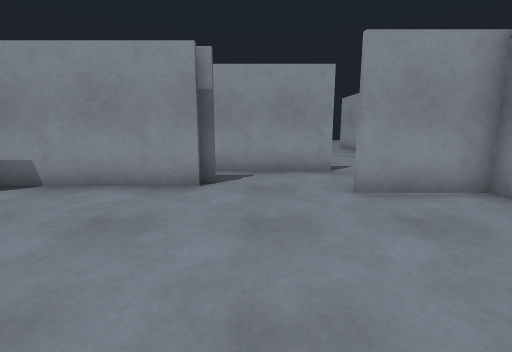
view 1 (above)

22 first-person views from a walk through a Gazebo world. The camera is 1.2 m above the floor, tilts 10° down and sees 85° across. The floor is counted in squares, 1 m on a side. Each view is taken from the middle of a square. On the plan, view 1 faces up. The plan holds only what a view shows up to about 12 squares ahead; the rest is blank.

view 2
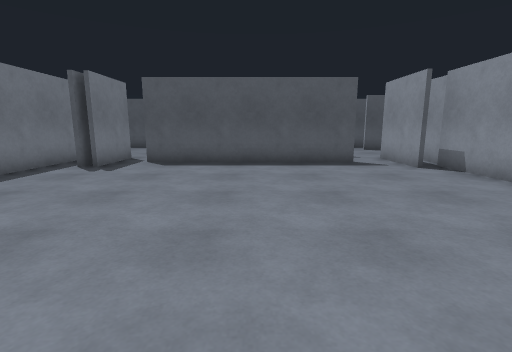

view 3
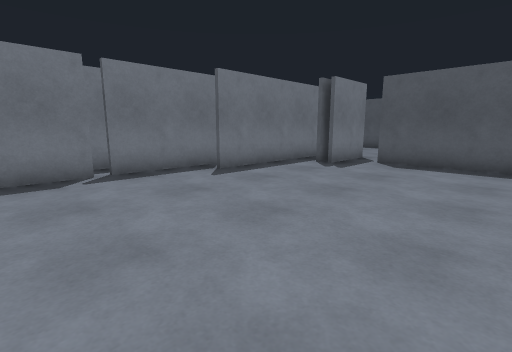

view 4
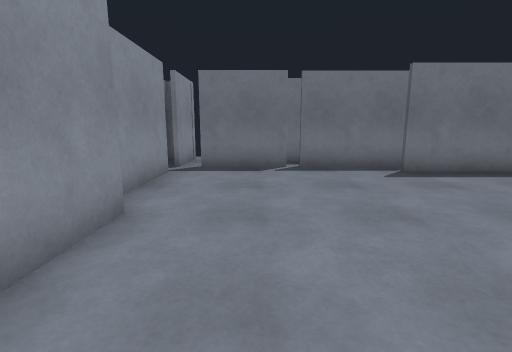

view 5
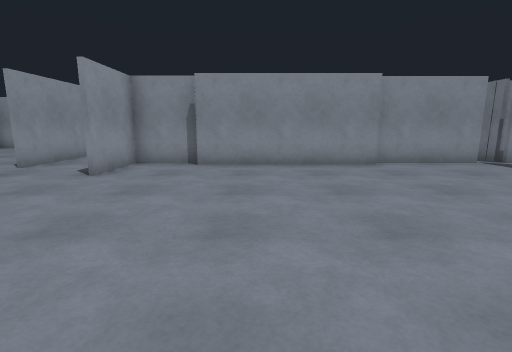

view 6
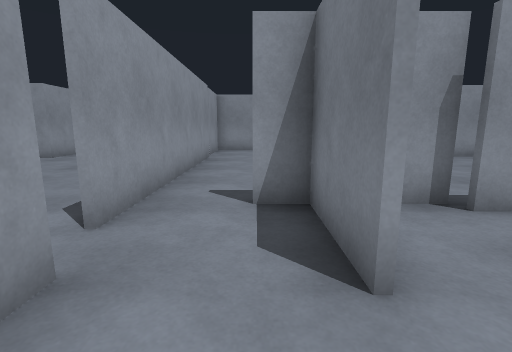

view 7
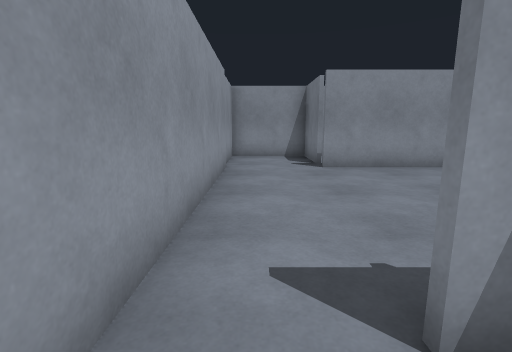

view 8
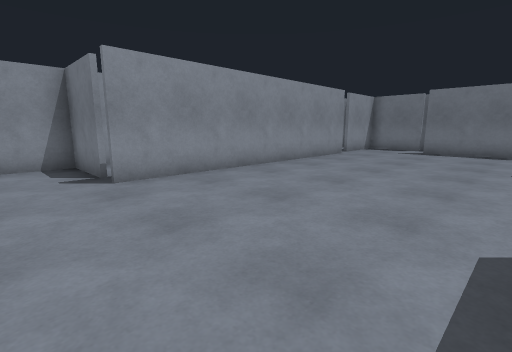

view 9
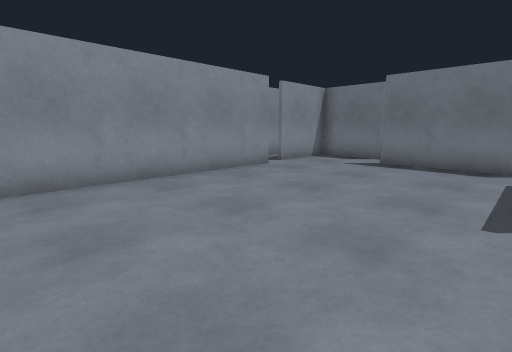

view 10
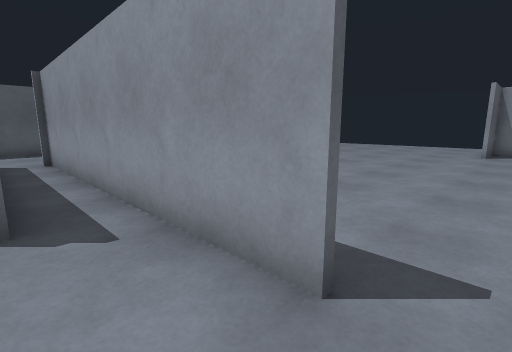

view 11
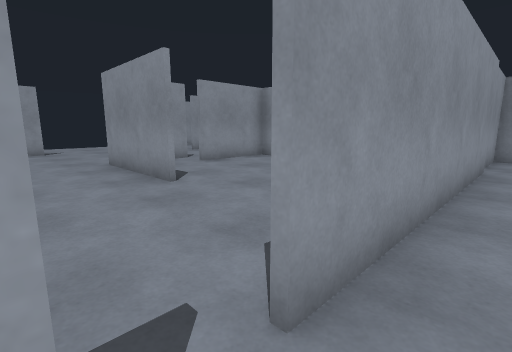

view 12
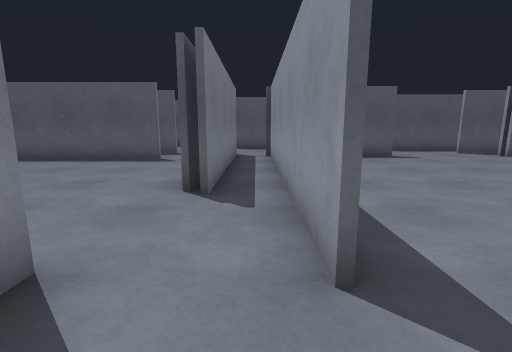

view 13
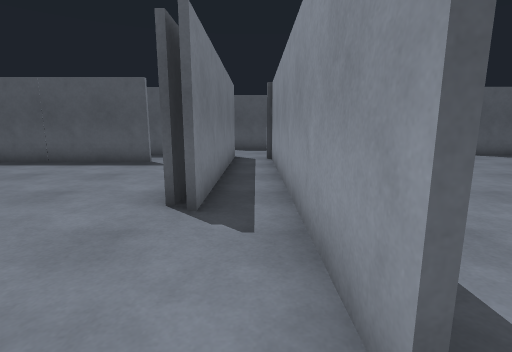

view 14
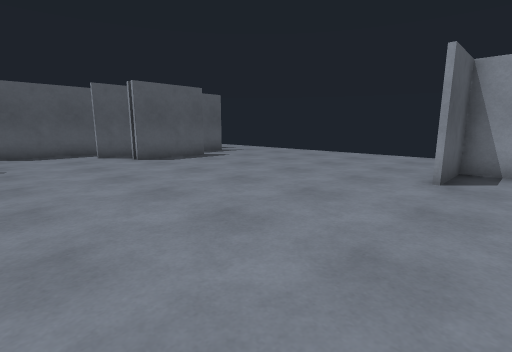

view 15
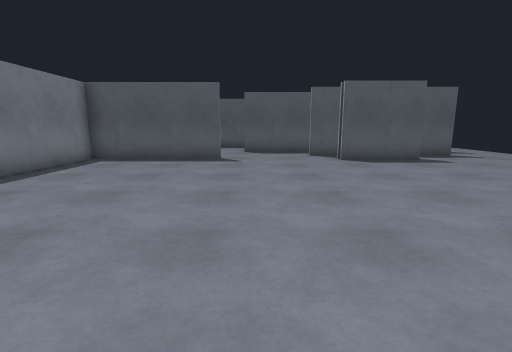

view 16
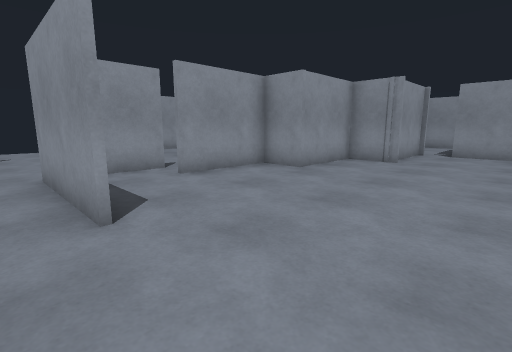

view 17
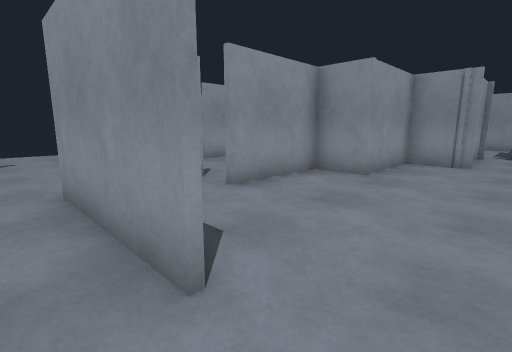

view 18
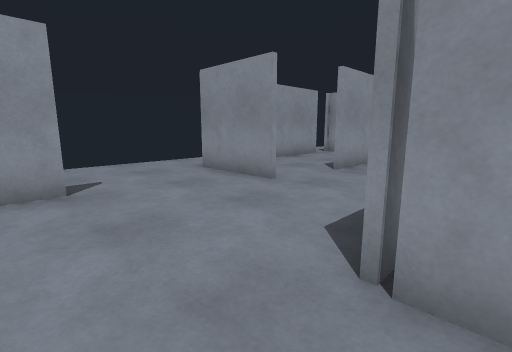

view 19
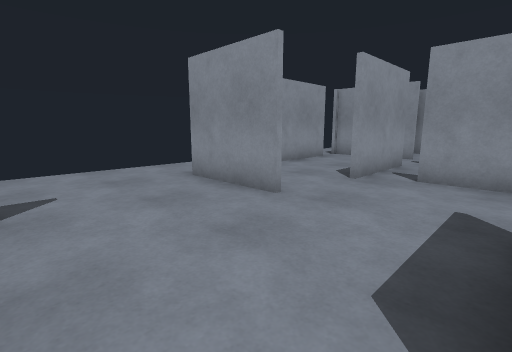

view 20
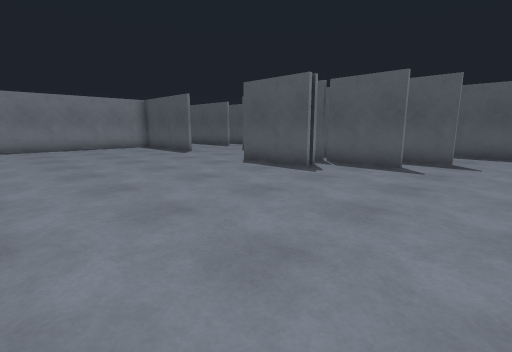

view 21
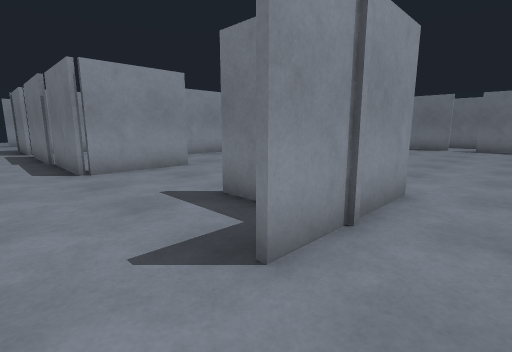

view 22
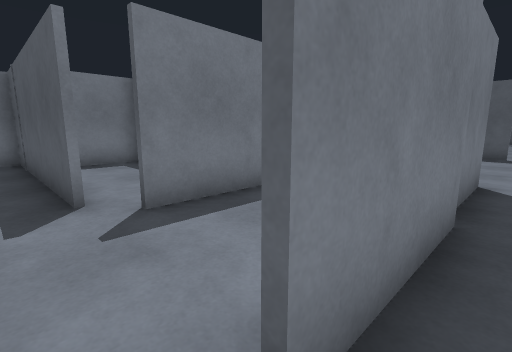

### Floor plan
Ten units are one square. View 1 is at (0, 0); x grows to the right and y downward. Boxes are objects, and circles mark ways between rooms. Rooms are numbered by the first view taken in them; rooms with no view inside come last. Other rooms are left out.
<svg viewBox="-115 -250 293 342">
<path fill="none" stroke="#000" d="M-11 -56 -56 -56M39 29 39 -29M18 -51 44 -51M-21 -58 -11 -58M43 -29 43 -61M-51 -48 -66 -48M-66 -34 -66 37M-60 52 -52 52M-64 48 -54 48M44 -50 18 -50M-28 74 8 74M10 74 38 74M-56 65 -19 65M21 -76 -76 -76M43 65 43 30M2 87 10 87M-84 -60 -9 -60M113 50 113 -50M121 -50 145 -50 145 -79 120 -79M48 74 86 74M115 -79 31 -79M90 87 116 87 116 59M15 -196 15 -234M31 -218 41 -218M41 -217 17 -217 17 -196M50 -126 50 -169M80 -167 50 -167M17 -234 17 -226M78 -203 78 -234M108 -171 108 -189M109 -200 134 -200M115 -199 101 -199M-78 -200 -72 -200 -72 -171 -78 -171M-76 -128 -76 -77 -38 -77M-88 -223 -88 -163M-105 -168 -105 -135M139 -121 139 -140 108 -140 108 -154 76 -154M142 -233 114 -233M154 -201 154 -206M-105 -233 -105 -218M154 -225 154 -234M164 -126 149 -126M173 -95 173 -114M141 -193 141 -127M154 -234 158 -234M78 -234 142 -234M109 -141 129 -141M134 -199 115 -199"/>
<circle cx="40" cy="-70" r="3" fill="#2a7"/>
<circle cx="40" cy="70" r="3" fill="#2a7"/>
<circle cx="25" cy="-80" r="3" fill="#2a7"/>
<circle cx="120" cy="-80" r="3" fill="#2a7"/>
<circle cx="150" cy="-200" r="3" fill="#2a7"/>
<circle cx="150" cy="-230" r="3" fill="#2a7"/>
<circle cx="70" cy="-245" r="3" fill="#2a7"/>
<circle cx="110" cy="-190" r="3" fill="#2a7"/>
<text x="-10" y="0">1</text>
<text x="80" y="0">2</text>
<text x="20" y="-170">3</text>
<text x="170" y="-200">4</text>
<text x="120" y="-170">5</text>
</svg>
Room 1 opens to room 2. Room 1 opens to room 3. Room 2 opens to room 3. Room 3 opens to room 4. Room 3 opens to room 5.

Where each view was taken, in squares from view 1:
view 1: 0 up, 0 right, facing up
view 2: 0 up, 3 right, facing left
view 3: 0 up, 3 right, facing down-left
view 4: 1 up, 2 right, facing down
view 5: 1 up, 5 left, facing right
view 6: 6 up, 0 right, facing right
view 7: 7 up, 3 right, facing right
view 8: 7 up, 5 right, facing down-right
view 9: 2 up, 5 right, facing down-right
view 10: 6 up, 3 right, facing up-left
view 11: 7 up, 2 right, facing up-right
view 12: 7 up, 4 right, facing left
view 13: 7 up, 3 right, facing left
view 14: 13 up, 3 right, facing up-left
view 15: 14 up, 3 right, facing left
view 16: 9 up, 4 right, facing up-right
view 17: 11 up, 4 right, facing up-right
view 18: 16 up, 3 right, facing up-right
view 19: 17 up, 4 right, facing up-right
view 20: 25 up, 0 right, facing down-left
view 21: 25 up, 0 right, facing down-right
view 22: 24 up, 15 right, facing down-left
